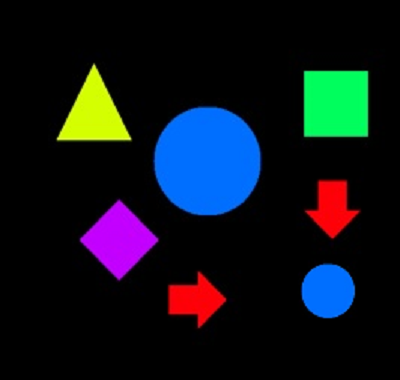
#> input picture - Images/objects.bmp, 400 x 380 px, found by its file name
$ jupyter execute 'Connected Components.ipynb'
#> lines starting #> are read from the running program, lines starting #| are printed output that depends on the picture; after the words box and inside, x2 and y2 are one past the last pixel; in counts of white or black regions, pixels touching at a corner belong together
[cell 1]
#Import Libs
from matplotlib import pyplot as plot
import matplotlib as mpl
import urllib.request
import urllib.parse
import numpy as np
import math
import cv2

[cell 2]
#URL Image
image_url = 'https://raw.githubusercontent.com/jrafa1607/Computational-Vision-In-Python/main/-%20Images/objects.bmp'

[cell 3]
#Open the Image
with urllib.request.urlopen(image_url) as url:
    s = url.read()

[cell 4]
#Convert to a Numpy Array and Decode with cv2
img = cv2.imdecode(np.frombuffer(s, np.uint8), -1)
#> img is the input picture: shape (380, 400, 3); mean B, G, R 27.9, 20.5, 14.3

[cell 5]
#Show the Image
plot.imshow(img,cmap='gray')
plot.show()

[cell 6]
#Convert to Grayscale
img_gray=cv2.cvtColor(img, cv2.COLOR_BGR2GRAY)
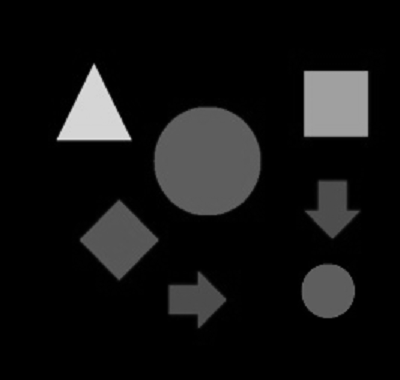
#> img_gray: shape (380, 400); min 0, max 227, mean 19.5

[cell 7]
#Define the Threshold
T = 50

[cell 8]
#Apply the Threshold
T ,img_bin = cv2.threshold(img_gray, T, 255, cv2.THRESH_BINARY)
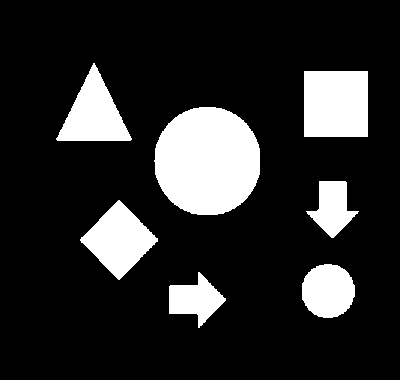
#> img_bin: shape (380, 400); 16.6% white; 7 white regions, largest, box (x1, y1, x2, y2) and area: (154, 107, 260, 215) 9149, (304, 71, 368, 137) 4224, (80, 200, 158, 280) 3217
#> T = 50

[cell 9]
#Show the Results
plot.imshow(img_bin,cmap='gray')
plot.show()

### **Connected Components**

Connected Components are sets of connected pixels in a binary image. In image processing, identifying connected components is crucial for various tasks like object detection, segmentation, and analysis.

OpenCV's `cv2.connectedComponentsWithStats()` function is used to find these components. It labels each connected region with a unique ID and provides statistics about each component, such as its area, bounding box, and centroid.

The `connectivity` parameter (e.g., `connectivity=4` or `connectivity=8`) specifies how pixels are considered 'connected'.
*   **4-connectivity**: Pixels are connected if they share a common edge (up, down, left, right).
*   **8-connectivity**: Pixels are connected if they share a common edge or a common corner (includes diagonals).

Here's a breakdown of the function's output:

*   **`numCCs`**: The total number of connected components found, including the background.
*   **`imgLabels`**: A labeled image where each pixel is assigned the label of its connected component. The background is typically labeled 0.
*   **`stats`**: A NumPy array containing statistics for each label. Each row corresponds to a component, and columns represent properties like:
    *   `cv2.CC_STAT_LEFT`: The leftmost x-coordinate of the bounding box.
    *   `cv2.CC_STAT_TOP`: The topmost y-coordinate of the bounding box.
    *   `cv2.CC_STAT_WIDTH`: The width of the bounding box.
    *   `cv2.CC_STAT_HEIGHT`: The height of the bounding box.
    *   `cv2.CC_STAT_AREA`: The total area (number of pixels) of the component.
*   **`centroids`**: A NumPy array containing the centroids (center of mass) for each connected component.

[cell 10]
#Show the Components
(numCCs, imgLabels, stats, centroids) = cv2.connectedComponentsWithStats(img_bin, connectivity=4)
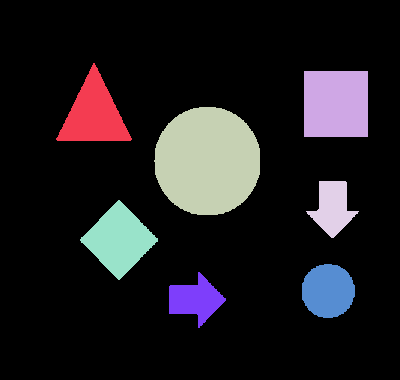
#> imgLabels: shape (380, 400) int32; 8 distinct labels, from 0 to 7; one colour per label, 0 black
#> numCCs = 8; stats = [[0, 0, 400, 380, 126783], [56, 63, 76, 78, 3064], [304, 71, 64, 66, 4224], [154, 107, 106, 108, 9149], [306, 181, 53, 57, 1615], [80, 200, 78, 80, 3217], [302, 264, 53, 54, 2275], [169, 272, 57, 56, 1673]]; centroids = [[195.1, 191.5], [93.62, 114.1], [335.5, 103.5], [207, 160.7], [332.2, 207.2], [118.6, 239.5], [327.7, 290.5], [195, 299.2]]
print("Total: " + str(numCCs-1))
#| Total: 7

[cell 11]
#Show the Statics
print(stats)
#| [[     0      0    400    380 126783]
#|  [    56     63     76     78   3064]
#|  [   304     71     64     66   4224]
#|  [   154    107    106    108   9149]
#|  [   306    181     53     57   1615]
#|  [    80    200     78     80   3217]
#|  [   302    264     53     54   2275]
#|  [   169    272     57     56   1673]]

[cell 12]
#Show the Image with Objects [ Each One with a Specific Color ]
plot.imshow(imgLabels, cmap='tab10');

[cell 13]
#Show some Results
print("cv2.CC_STAT_LEFT:" + str(stats[1, [cv2.CC_STAT_LEFT]]))
#| cv2.CC_STAT_LEFT:[56]
print("cv2.CC_STAT_TOP:" + str(stats[1, [cv2.CC_STAT_TOP]]))
#| cv2.CC_STAT_TOP:[63]
print("cv2.CC_STAT_WIDTH:" + str(stats[1, [cv2.CC_STAT_WIDTH]]))
#| cv2.CC_STAT_WIDTH:[76]
print("cv2.CC_STAT_HEIGHT:" + str(stats[1, [cv2.CC_STAT_HEIGHT]]))
#| cv2.CC_STAT_HEIGHT:[78]
print("cv2.CC_STAT_AREA:" + str(stats[1, [cv2.CC_STAT_AREA]]))
#| cv2.CC_STAT_AREA:[3064]
